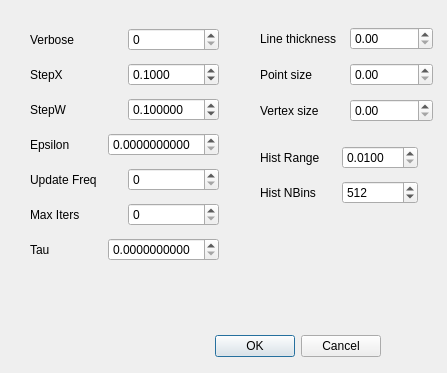
<?xml version="1.0" encoding="UTF-8"?>
<ui version="4.0">
 <class>Dialog</class>
 <widget class="QDialog" name="Dialog">
  <property name="geometry">
   <rect>
    <x>0</x>
    <y>0</y>
    <width>447</width>
    <height>373</height>
   </rect>
  </property>
  <property name="windowTitle">
   <string>Properties</string>
  </property>
  <widget class="QDialogButtonBox" name="buttonBox">
   <property name="geometry">
    <rect>
     <x>40</x>
     <y>330</y>
     <width>341</width>
     <height>32</height>
    </rect>
   </property>
   <property name="orientation">
    <enum>Qt::Horizontal</enum>
   </property>
   <property name="standardButtons">
    <set>QDialogButtonBox::Cancel|QDialogButtonBox::Ok</set>
   </property>
  </widget>
  <widget class="QWidget" name="layoutWidget">
   <property name="geometry">
    <rect>
     <x>260</x>
     <y>20</y>
     <width>173</width>
     <height>109</height>
    </rect>
   </property>
   <layout class="QVBoxLayout" name="verticalLayout_2">
    <item>
     <layout class="QHBoxLayout">
      <item>
       <widget class="QLabel" name="thickness">
        <property name="text">
         <string>Line thickness</string>
        </property>
       </widget>
      </item>
      <item>
       <widget class="QDoubleSpinBox" name="thickness_spinbox"/>
      </item>
     </layout>
    </item>
    <item>
     <layout class="QHBoxLayout">
      <item>
       <widget class="QLabel" name="point_size">
        <property name="text">
         <string>Point size</string>
        </property>
       </widget>
      </item>
      <item>
       <widget class="QDoubleSpinBox" name="point_size_spinbox"/>
      </item>
     </layout>
    </item>
    <item>
     <layout class="QHBoxLayout">
      <item>
       <widget class="QLabel" name="vertex_size">
        <property name="text">
         <string>Vertex size</string>
        </property>
       </widget>
      </item>
      <item>
       <widget class="QDoubleSpinBox" name="vertex_size_spinbox"/>
      </item>
     </layout>
    </item>
   </layout>
  </widget>
  <widget class="QWidget" name="layoutWidget3">
   <property name="geometry">
    <rect>
     <x>260</x>
     <y>140</y>
     <width>158</width>
     <height>70</height>
    </rect>
   </property>
   <layout class="QVBoxLayout" name="verticalLayout_3">
    <item>
     <layout class="QHBoxLayout" name="horizontalLayout_4">
      <item>
       <widget class="QLabel" name="hist_range_label">
        <property name="text">
         <string>Hist Range</string>
        </property>
       </widget>
      </item>
      <item>
       <widget class="QDoubleSpinBox" name="hist_range_spin">
        <property name="decimals">
         <number>4</number>
        </property>
        <property name="minimum">
         <double>0.010000000000000</double>
        </property>
        <property name="maximum">
         <double>1.000000000000000</double>
        </property>
        <property name="singleStep">
         <double>0.010000000000000</double>
        </property>
       </widget>
      </item>
     </layout>
    </item>
    <item>
     <layout class="QHBoxLayout" name="horizontalLayout_2">
      <item>
       <widget class="QLabel" name="hist_nbins_label">
        <property name="text">
         <string>Hist NBins</string>
        </property>
       </widget>
      </item>
      <item>
       <widget class="QSpinBox" name="hist_nbins_spin">
        <property name="minimum">
         <number>256</number>
        </property>
        <property name="maximum">
         <number>1024</number>
        </property>
        <property name="value">
         <number>512</number>
        </property>
       </widget>
      </item>
     </layout>
    </item>
   </layout>
  </widget>
  <widget class="QWidget" name="">
   <property name="geometry">
    <rect>
     <x>30</x>
     <y>22</y>
     <width>189</width>
     <height>251</height>
    </rect>
   </property>
   <layout class="QVBoxLayout" name="verticalLayout">
    <item>
     <layout class="QHBoxLayout">
      <item>
       <widget class="QLabel" name="verbose_label">
        <property name="text">
         <string>Verbose</string>
        </property>
       </widget>
      </item>
      <item>
       <widget class="QSpinBox" name="verbose_spinbox">
        <property name="maximum">
         <number>2</number>
        </property>
       </widget>
      </item>
     </layout>
    </item>
    <item>
     <layout class="QHBoxLayout" name="horizontalLayout_3">
      <item>
       <widget class="QLabel" name="stepX_label">
        <property name="text">
         <string>StepX</string>
        </property>
       </widget>
      </item>
      <item>
       <widget class="QDoubleSpinBox" name="stepX_spin">
        <property name="decimals">
         <number>4</number>
        </property>
        <property name="minimum">
         <double>0.000000000000000</double>
        </property>
        <property name="maximum">
         <double>10.000000000000000</double>
        </property>
        <property name="singleStep">
         <double>0.010000000000000</double>
        </property>
        <property name="value">
         <double>0.100000000000000</double>
        </property>
       </widget>
      </item>
     </layout>
    </item>
    <item>
     <layout class="QHBoxLayout" name="horizontalLayout">
      <item>
       <widget class="QLabel" name="stepW_label">
        <property name="text">
         <string>StepW</string>
        </property>
       </widget>
      </item>
      <item>
       <widget class="QDoubleSpinBox" name="stepW_spin">
        <property name="decimals">
         <number>6</number>
        </property>
        <property name="minimum">
         <double>0.000000000000000</double>
        </property>
        <property name="maximum">
         <double>10.000000000000000</double>
        </property>
        <property name="singleStep">
         <double>0.010000000000000</double>
        </property>
        <property name="value">
         <double>0.100000000000000</double>
        </property>
       </widget>
      </item>
     </layout>
    </item>
    <item>
     <layout class="QHBoxLayout" name="horizontalLayout_5">
      <item>
       <widget class="QLabel" name="epsilon_label">
        <property name="text">
         <string>Epsilon</string>
        </property>
       </widget>
      </item>
      <item>
       <widget class="QDoubleSpinBox" name="epsilon_spin">
        <property name="decimals">
         <number>10</number>
        </property>
       </widget>
      </item>
     </layout>
    </item>
    <item>
     <layout class="QHBoxLayout" name="horizontalLayout_7">
      <item>
       <widget class="QLabel" name="frequency_label">
        <property name="text">
         <string>Update Freq</string>
        </property>
       </widget>
      </item>
      <item>
       <widget class="QSpinBox" name="frequency_spin"/>
      </item>
     </layout>
    </item>
    <item>
     <layout class="QHBoxLayout" name="horizontalLayout_6">
      <item>
       <widget class="QLabel" name="max_iters_label">
        <property name="text">
         <string>Max Iters</string>
        </property>
       </widget>
      </item>
      <item>
       <widget class="QSpinBox" name="max_iters_spin"/>
      </item>
     </layout>
    </item>
    <item>
     <layout class="QHBoxLayout" name="horizontalLayout_8">
      <item>
       <widget class="QLabel" name="tau_label">
        <property name="text">
         <string>Tau</string>
        </property>
       </widget>
      </item>
      <item>
       <widget class="QDoubleSpinBox" name="tau_spin">
        <property name="decimals">
         <number>10</number>
        </property>
       </widget>
      </item>
     </layout>
    </item>
   </layout>
  </widget>
 </widget>
 <resources/>
 <connections>
  <connection>
   <sender>buttonBox</sender>
   <signal>accepted()</signal>
   <receiver>Dialog</receiver>
   <slot>accept()</slot>
   <hints>
    <hint type="sourcelabel">
     <x>248</x>
     <y>254</y>
    </hint>
    <hint type="destinationlabel">
     <x>157</x>
     <y>274</y>
    </hint>
   </hints>
  </connection>
  <connection>
   <sender>buttonBox</sender>
   <signal>rejected()</signal>
   <receiver>Dialog</receiver>
   <slot>reject()</slot>
   <hints>
    <hint type="sourcelabel">
     <x>316</x>
     <y>260</y>
    </hint>
    <hint type="destinationlabel">
     <x>286</x>
     <y>274</y>
    </hint>
   </hints>
  </connection>
 </connections>
</ui>
